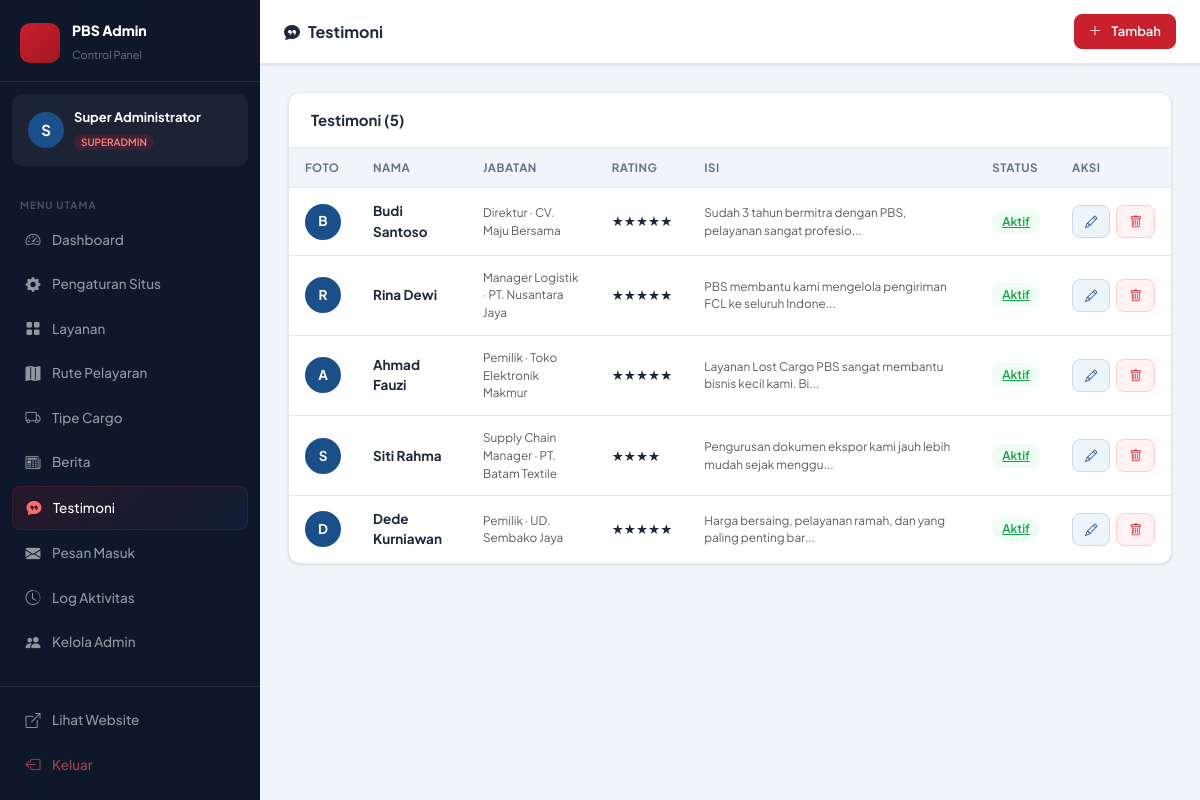
/admin/testimonials.php (signed in), run on an earlier commit of the app's database.
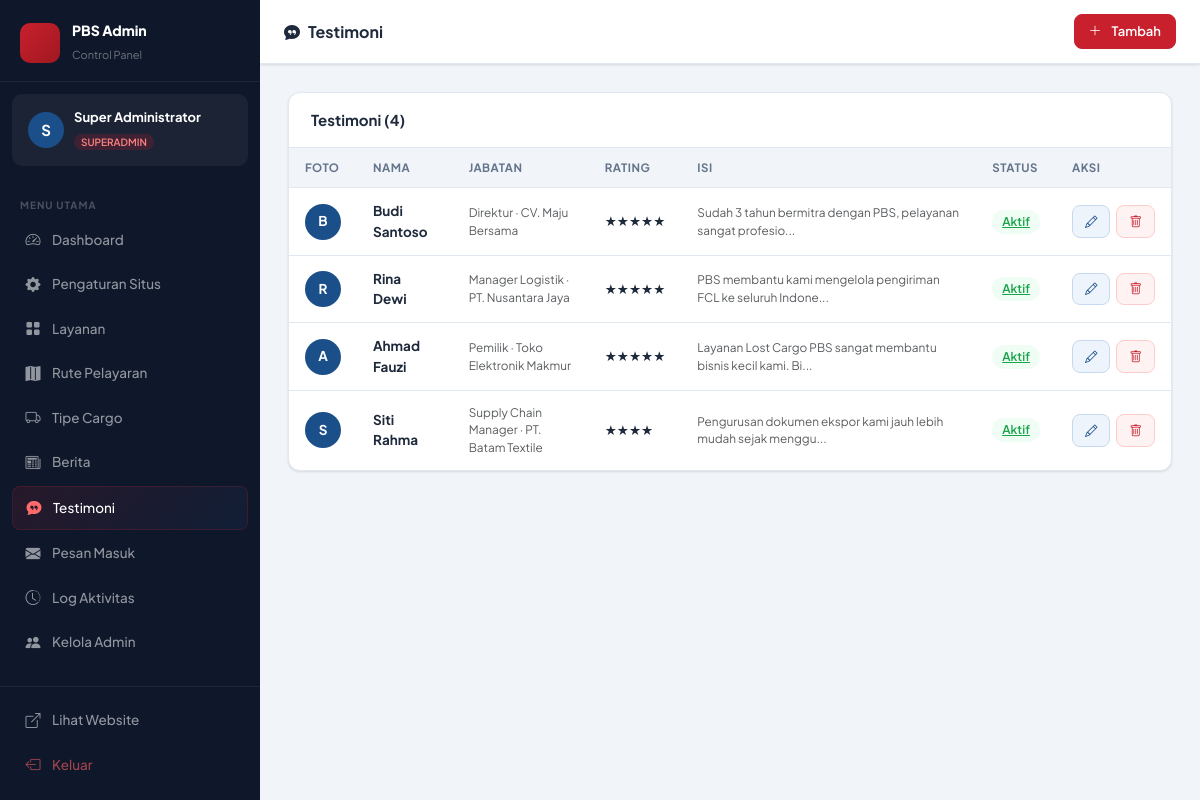
And on a later commit of the database.
### tables this page shows
CREATE TABLE `testimonials`  (
  `id` int NOT NULL AUTO_INCREMENT,
  `name` varchar(100) NOT NULL,
  `company` varchar(100) NULL DEFAULT NULL,
  `position` varchar(100) NULL DEFAULT NULL,
  `avatar` varchar(255) NULL DEFAULT NULL,
  `content` text NOT NULL,
  `rating` tinyint NULL DEFAULT 5,
  `is_active` tinyint(1) NULL DEFAULT 1,
  `sort_order` int NULL DEFAULT 0,
  `created_at` timestamp NOT NULL DEFAULT current_timestamp,
  PRIMARY KEY (`id`) USING BTREE
);

### includes/functions.php (called while the page is built, shortened)
<?php
function truncate(string $text, int $length = 120): string {
    $text = strip_tags($text);
    return mb_substr($text, 0, $length) . '...';
}

### admin/testimonials.php (the view, shortened to what the changed rows need)
<?php
require_once dirname(__DIR__) . '/includes/functions.php';
$pdo = getPDO();
$items = $pdo->query("SELECT * FROM testimonials ORDER BY sort_order ASC, id DESC")->fetchAll();
?>
<!DOCTYPE html>
<html lang="id">
<head>
    <link rel="stylesheet" href="https://cdn.jsdelivr.net/npm/bootstrap@5.3.3/dist/css/bootstrap.min.css">
    <link rel="stylesheet" href="https://cdn.jsdelivr.net/npm/bootstrap-icons@1.11.3/font/bootstrap-icons.min.css">
    <link rel="stylesheet" href="<?= BASE_URL ?>/admin/assets/admin.css">
</head>
<body>
<div class="adm-layout">
    <?php include __DIR__ . '/includes/sidebar.php'; ?>
    <div class="adm-main">
        <div class="adm-content">
            <div class="adm-card">
                <div class="adm-card-header"><h5>Testimoni (<?= count($items) ?>)</h5></div>
                <?php if (empty($items)): ?>
                <div class="empty-state"><i class="bi bi-chat-quote"></i><p>Belum ada testimoni.</p></div>
                <?php else: ?>
                <div class="table-responsive">
                    <table class="adm-table">
                        <thead><tr><th>Foto</th><th>Nama</th><th>Jabatan</th><th>Rating</th><th>Isi</th><th>Status</th><th>Aksi</th></tr></thead>
                        <tbody>
                        <?php foreach ($items as $t): ?>
                        <tr>
                            <td class="nowrap"><?php if (!empty($t['avatar'])): ?><img src="<?= uploadUrl($t['avatar']) ?>" class="thumb" style="border-radius:50%;"><?php else: ?><div style="width:36px;height:36px;border-radius:50%;background:#1B4F8A;display:flex;align-items:center;justify-content:center;color:white;font-weight:700;"><?= mb_strtoupper(mb_substr($t['name'],0,1)) ?></div><?php endif; ?></td>
                            <td class="nowrap"><strong><?= htmlspecialchars($t['name']) ?></strong></td>
                            <td class="text-muted small nowrap"><?= htmlspecialchars($t['position']??'') ?><?= !empty($t['company'])?' · '.htmlspecialchars($t['company']):'' ?></td>
                            <td class="nowrap"><?= str_repeat('★',(int)$t['rating']) ?></td>
                            <td class="text-muted small" style="min-width: 250px;"><?= htmlspecialchars(truncate($t['content'],60)) ?></td>
                            <td class="nowrap"><a href="?toggle=<?= $t['id'] ?>" class="adm-badge <?= $t['is_active']?'green':'gray' ?>"><?= $t['is_active']?'Aktif':'Nonaktif' ?></a></td>
                            <td class="nowrap">
                                <div class="action-btns">
                                    <a href="#" class="btn-adm edit" onclick="openModal(<?= htmlspecialchars(json_encode($t)) ?>);return false;"><i class="bi bi-pencil"></i></a>
                                    <a href="?delete=<?= $t['id'] ?>" class="btn-adm del" onclick="return confirm('Hapus?')"><i class="bi bi-trash"></i></a>
                                </div>
                            </td>
                        </tr>
                        <?php endforeach; ?>
                        </tbody>
                    </table>
                </div>
                <?php endif; ?>
            </div>
        </div>
    </div>
</div>
</body>
</html>

### admin/includes/sidebar.php (shortened to what the changed rows need)
<?php
$admin = currentAdmin();
$currentFile = basename($_SERVER['PHP_SELF'], '.php');
$menus = [
    ['file' => 'dashboard',    'icon' => 'bi-speedometer2',    'label' => 'Dashboard'],
    ['file' => 'settings',     'icon' => 'bi-gear-fill',       'label' => 'Pengaturan Situs'],
    ['file' => 'services',     'icon' => 'bi-grid-fill',       'label' => 'Layanan'],
    ['file' => 'routes',       'icon' => 'bi-map-fill',        'label' => 'Rute Pelayaran'],
    ['file' => 'cargo_types', 'icon' => 'bi bi-truck',        'label' => 'Tipe Cargo'],
    ['file' => 'news',         'icon' => 'bi-newspaper',       'label' => 'Berita'],
    ['file' => 'testimonials', 'icon' => 'bi-chat-quote-fill', 'label' => 'Testimoni'],
    ['file' => 'messages',     'icon' => 'bi-envelope-fill',   'label' => 'Pesan Masuk'],
];
if ($admin['role'] === 'superadmin') {
    $menus[] = [
        'file' => 'activity_log',
        'icon' => 'bi-clock-history',
        'label' => 'Log Aktivitas'
    ];
    $menus[] = [
        'file' => 'admins',
        'icon' => 'bi-people-fill',
        'label' => 'Kelola Admin'
    ];
}
?>
<div class="pbs-sidebar" id="pbsSidebar">
    <nav class="sidebar-nav">
        <?php foreach ($menus as $m): ?>
        <a href="<?= BASE_URL ?>/admin/<?= $m['file'] ?>.php"
           class="sidebar-nav-item <?= $currentFile === $m['file'] ? 'active' : '' ?>">
            <i class="bi <?= $m['icon'] ?>"></i>
            <span><?= $m['label'] ?></span>
        </a>
        <?php endforeach; ?>
    </nav>
</div>

What changed in the data, as far as the page shows it:
removed testimonials: name "D", name "Dede Kurniawan", position "Pemilik", company "UD. Sembako Jaya", rating "★★★★★", content "Harga bersaing, pelayanan ramah, dan yang paling penting bar...", is_active "Aktif"
Also different on the page:
count($items): "5" → "4"
